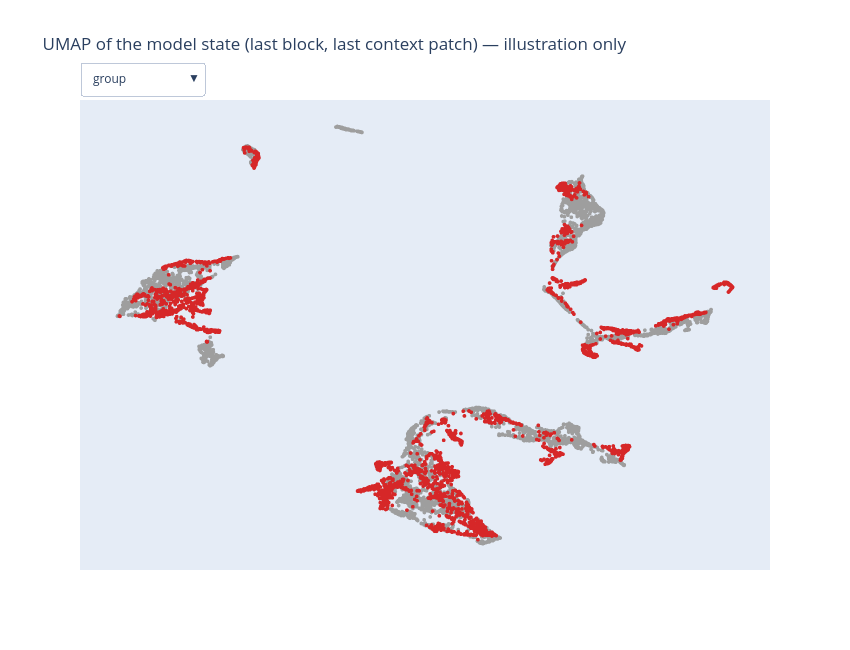

The notebook cell this image was saved under:
### Markdown cell above
### Figures

### Code cell
import plotly.graph_objects as go

# projection with a colour toggle (group / error / fail)
hover = [
    f"point {p}<br>{times[i]:%Y-%m-%d %H} UTC<br>{g}<br>MAE {m:.1f} °C"
    for p, i, g, m in zip(cases.pid, cases.i, cases.group, cases.mae)
]
group_colors = cases.group.map({"normal": "#9e9e9e", "excluded": "#b5b35c", "front": "#d62728"})
modes = {
    "group": {"color": group_colors, "showscale": False},
    "error (MAE, °C)": {"color": cases.mae.clip(upper=6), "colorscale": "Viridis", "showscale": True},
    "fail (MAE > 2 K)": {"color": np.where(cases.fail, "#d62728", "#9e9e9e"), "showscale": False},
}
fig = go.Figure(
    go.Scattergl(
        x=cases.u1, y=cases.u2, mode="markers", text=hover, hoverinfo="text", marker={"size": 4, **modes["group"]}
    )
)
fig.update_layout(
    title="UMAP of the model state (last block, last context patch) — illustration only",
    xaxis={"visible": False},
    yaxis={"visible": False},
    width=850,
    height=650,
    updatemenus=[
        {
            "buttons": [
                {"label": k, "method": "restyle", "args": [{f"marker.{a}": [v] for a, v in m.items()}]}
                for k, m in modes.items()
            ],
            "x": 0,
            "y": 1.08,
            "xanchor": "left",
        }
    ],
)
fig.write_html(RESULTS / "projection.html")
fig

### Figure 1 — Plotly figure (JSON) as saved in the notebook; plotly's stock layout.template omitted (floating-point values rounded to 4 significant figures; data arrays with more than 128 entries replaced by an {"elided": "..."} marker saying what was removed)
{"data": [{"hoverinfo": "text", "marker": {"color": {"elided": "8640 str values"}, "showscale": false, "size": 4}, "mode": "markers", "text": {"elided": "8640 str values"}, "type": "scattergl", "x": {"elided": "8640 float values"}, "y": {"elided": "8640 float values"}}], "layout": {"height": 650, "title": {"text": "UMAP of the model state (last block, last context patch) — illustration only"}, "updatemenus": [{"buttons": [{"args": [{"marker.color": {"elided": "1x8640 str values"}, "marker.showscale": [false]}], "label": "group", "method": "restyle"}, {"args": [{"marker.color": {"elided": "1x8640 float values"}, "marker.colorscale": ["Viridis"], "marker.showscale": [true]}], "label": "error (MAE, °C)", "method": "restyle"}, {"args": [{"marker.color": {"elided": "1x8640 str values"}, "marker.showscale": [false]}], "label": "fail (MAE > 2 K)", "method": "restyle"}], "x": 0, "xanchor": "left", "y": 1.08}], "width": 850, "xaxis": {"visible": false}, "yaxis": {"visible": false}}}
